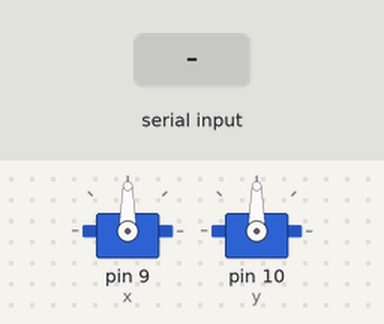
This sketch was run on a simulated Arduino Uno, built with avr-gcc and run on an emulated ATmega328P. Parts: 2 × servo. The inputs (shaded band) are chosen by the test bench.

Above: at 1.2 s.
1.3 s: "90,45\n" received over Serial
At 2.0 s:
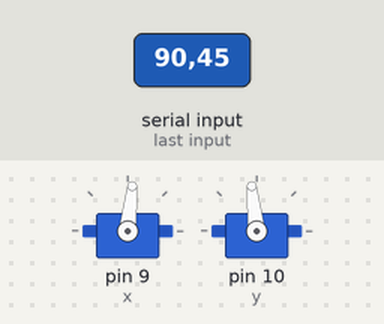
2.8 s: "30,150\n" received over Serial
At 3.2 s:
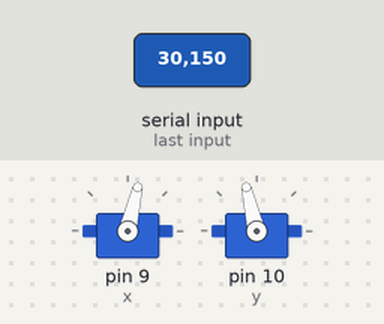
Timing chart, 0 to 5.8 s (numbered marks = the images above; inputs shaded):
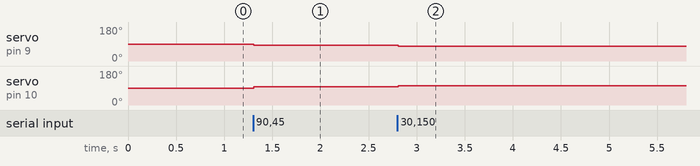

The sketch:

arduino-script.ino
```cpp
#include <Servo.h>

Servo x, y;
int width = 640, height = 480; // Camera resoulution
int xPos = 90, yPos = 90;      // initial positions of Servos

void setup()
{
  Serial.begin(9600);
  x.attach(9);
  y.attach(10);
  x.write(xPos);
  y.write(yPos);
}

const int angle = 1; // Change in degree

void loop()
{
  if (Serial.available() > 0)
  {
    int x_mid, y_mid;
    if (Serial.read() == 'X')
    {
      x_mid = Serial.parseInt(); // Get x coordinate from arduino
      if (Serial.read() == 'Y')
        y_mid = Serial.parseInt(); // Get y coordinate from arduino
    }

    // Bring servo to the center tiny square

    if (x_mid > width / 2 + 35)
      xPos += angle;
    if (x_mid < width / 2 - 35)
      xPos -= angle;
    if (y_mid < height / 2 + 35)
      yPos -= angle;
    if (y_mid > height / 2 - 35)
      yPos += angle;

    // if outside y servo is out of its range

    if (yPos >= 180)
      yPos = 180;
    else if (yPos <= 0)
      yPos = 0;

    // Wrting the calculated values

    x.write(xPos);
    y.write(yPos);
  }
}
```

Measured:
- after the input at 1.3 s, servo on pin 9 (x): 90° → 84° at once; servo on pin 10 (y): 90° → 96° at once
- after the input at 2.8 s, servo on pin 9 (x): 84° → 77° at once; servo on pin 10 (y): 96° → 103° at once
